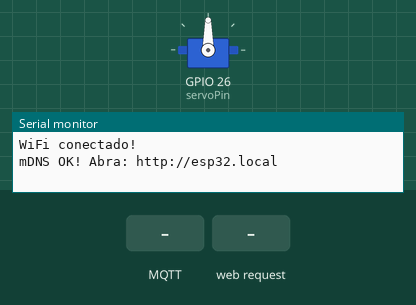
Simulated run of this sketch. Board: ESP32. On the bench: servo, the last lines printed to the serial monitor. Inputs (shaded band) come from the test bench. WiFi joins after 1.5 s; servers stay silent unless stated; no MQTT or app messages arrive unless stated.

Above: at 2.7 s.
2.8 s: MQTT message "1" arrives on the first subscribed topic
At 3.29 s:
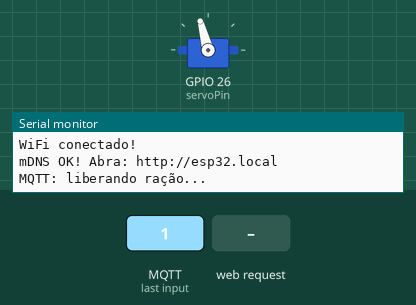
At 4.94 s:
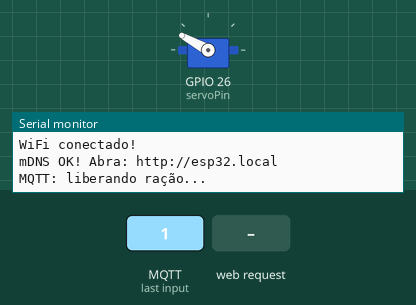
5.8 s: HTTP request GET /liberar received
At 7.6 s:
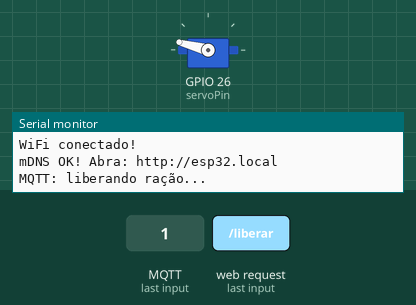
Timing chart, 0 to 11.6 s (numbered marks = the images above; inputs shaded):
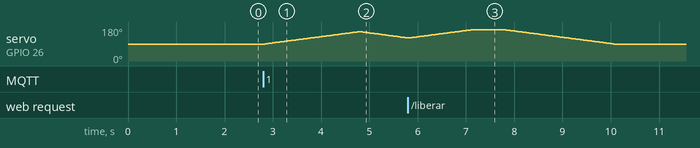

The sketch:

programa_pronto.ino
```cpp
#include <WiFi.h>
#include <WiFiClientSecure.h>
#include <PubSubClient.h>
#include <ESP32Servo.h>
#include <WebServer.h>
#include <ESPmDNS.h>

// ======== WIFI ========
const char* ssid = "Davi";
const char* password = "Davi54321@";

// ======== MQTT HIVE MQ CLOUD ========
const char* mqtt_broker   = "c09eb8befcaa413b9017c18cbd0aa560.s1.eu.hivemq.cloud";
const int   mqtt_port     = 8883;
const char* mqtt_username = "ESP32";
const char* mqtt_password = "Senha12345";

// ======== SERVO ========
Servo meuServo;
const int servoPin = 26;
int currentAngle = 90;

// ======== Movimento suave ========
int smoothCurrentAngle = 90;
int smoothTargetAngle = 90;
bool smoothMoving = false;
unsigned long lastStepMillis = 0;
const unsigned long stepInterval = 30;
const int stepSize = 1;
unsigned long detachTimeout = 800;
unsigned long reachedMillis = 0;
bool attachedFlag = false;

void startSmoothMove(int target) {
  if (target < 0) target = 0;
  if (target > 180) target = 180;

  if (!attachedFlag) {
    meuServo.attach(servoPin);
    attachedFlag = true;
    delay(10);
  }

  smoothTargetAngle = target;
  smoothMoving = true;
  lastStepMillis = millis();
}

void handleSmoothMove() {
  unsigned long now = millis();

  if (smoothMoving) {
    if (now - lastStepMillis >= stepInterval) {
      lastStepMillis = now;

      if (smoothCurrentAngle == smoothTargetAngle) {
        smoothMoving = false;
        reachedMillis = now;
        currentAngle = smoothCurrentAngle;
        return;
      }

      if (smoothTargetAngle > smoothCurrentAngle) smoothCurrentAngle += stepSize;
      else smoothCurrentAngle -= stepSize;

      meuServo.write(smoothCurrentAngle);
      currentAngle = smoothCurrentAngle;
    }
  }
  else if (attachedFlag && now - reachedMillis > detachTimeout) {
    meuServo.detach();
    attachedFlag = false;
  }
}

// ======== LIBERAÇÃO POR TEMPO ========
bool liberando = false;
unsigned long liberarTempo = 2000;
unsigned long liberarStart = 0;

// ======== MQTT ========
WiFiClientSecure espClient;
PubSubClient client(espClient);

// MQTT → Comando recebido
void mqttCallback(char* topic, byte* payload, unsigned int length) {
  String msg = "";

  for (unsigned int i = 0; i < length; i++) msg += (char)payload[i];

  // --- NOVO: comando remoto de liberar ração ---
  if (String(topic) == "alimentador/liberar") {

    if (msg == "1") {   // qualquer payload serve, mas "1" é padrão
      liberando = true;
      liberarStart = millis();
      startSmoothMove(165); // ABRIR
      Serial.println("MQTT: liberando ração...");
    }
  }
}

// ======== WEB SERVER ========
WebServer server(80);

String htmlPage() {
  String html = "<!DOCTYPE html><html><head>";
  html += "<meta name='viewport' content='width=device-width, initial-scale=1'>";
  html += "<title>Alimentador Automatico</title>";
  html += "<style>body{text-align:center;font-family:Arial;margin-top:30px;background:#f0f0f0;}button{padding:12px;font-size:20px;margin:8px;border-radius:8px;background:#27ae60;color:white;width:240px;}</style>";
  html += "</head><body>";
  html += "<h1>Alimentador Automatico</h1>";
  html += "<p>Acesse: <b>http://esp32.local</b></p>";
  html += "<p>Angulo atual: <span id='angle'>"+String(currentAngle)+"</span>°</p>";
  html += "<button onclick='liberar()'>Liberar Racao</button>";

  html += "<script>";
  html += "function liberar(){ fetch('/liberar').then(r=>r.text()).then(alert); }";
  html += "function update(){ fetch('/angle').then(r=>r.text()).then(a=>document.getElementById('angle').innerText=a); }";
  html += "setInterval(update,1000);";
  html += "</script>";

  html += "</body></html>";
  return html;
}

void handleRoot(){ server.send(200,"text/html",htmlPage()); }
void handleAngle(){ server.send(200,"text/plain",String(currentAngle)); }

void handleLiberar(){
  liberando = true;
  liberarStart = millis();
  startSmoothMove(165); // abrir
  server.send(200,"text/plain","Liberando ração...");
}

// ======== WIFI ========
void setup_wifi(){
  WiFi.begin(ssid,password);
  while(WiFi.status()!=WL_CONNECTED) delay(300);
  Serial.println("WiFi conectado!");
}

// ======== MQTT reconnect ========
void reconnect(){
  while(!client.connected()){
    if (client.connect("ESP32Client",mqtt_username,mqtt_password)) {
      client.subscribe("alimentador/liberar");   // <--- NOVO
    } else delay(2000);
  }
}

// ======== SETUP ========
void setup(){
  Serial.begin(115200);

  meuServo.attach(servoPin);
  attachedFlag = true;
  meuServo.write(90);

  setup_wifi();

  if (MDNS.begin("esp32"))
    Serial.println("mDNS OK! Abra: http://esp32.local");

  espClient.setInsecure();
  client.setServer(mqtt_broker, mqtt_port);
  client.setCallback(mqttCallback);

  server.on("/", handleRoot);
  server.on("/angle", handleAngle);
  server.on("/liberar", handleLiberar);
  server.begin();
}

// ======== LOOP ========
void loop(){
  if (!client.connected()) reconnect();
  client.loop();
  server.handleClient();

  handleSmoothMove();

  // controle da abertura por tempo
  if (liberando) {
    if (millis() - liberarStart >= liberarTempo) {
      startSmoothMove(90); // fechar
      liberando = false;
    }
  }
}
```

Measured:
- after the input at 2.8 s, servo on GPIO 26 (servoPin): rises from 90° to 155° in 1.9 s, then falls to 122° in 1.0 s
